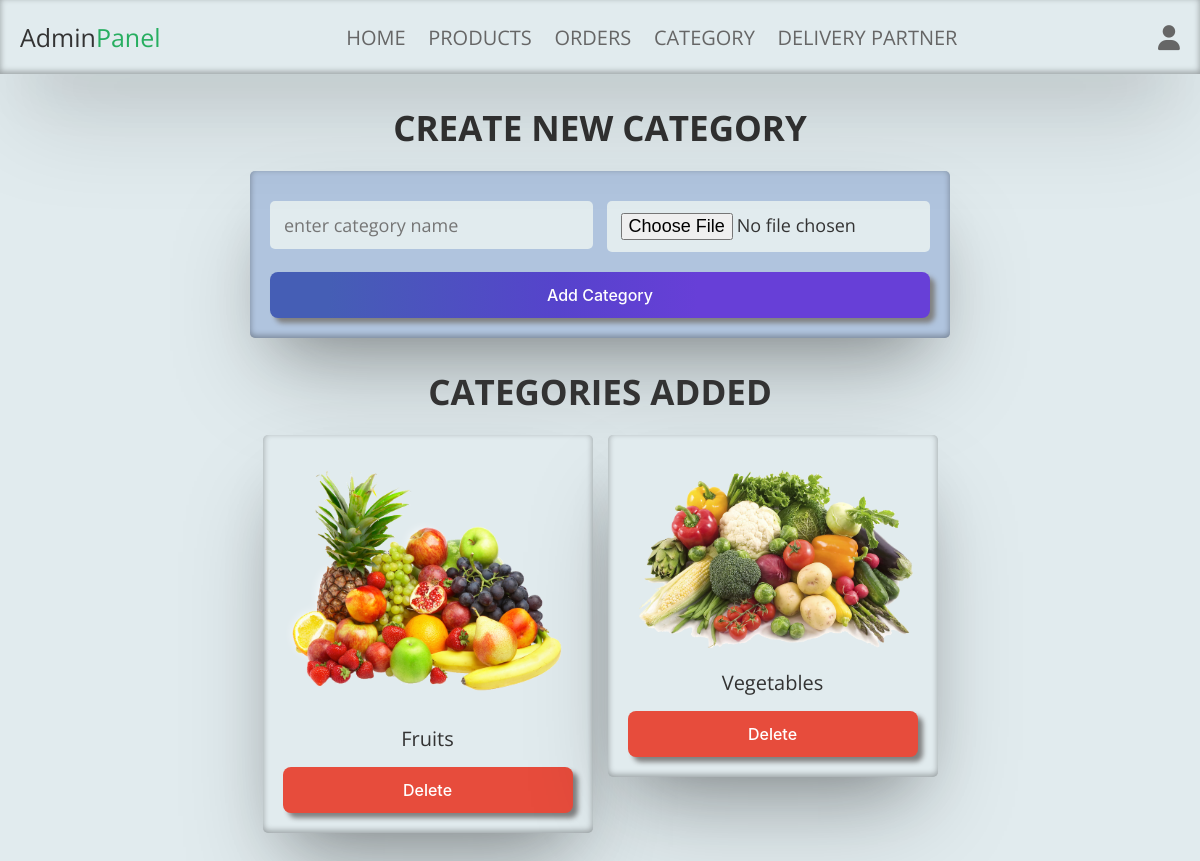
/admin_category.php (signed in), run on the app's committed database.
### tables this page shows
CREATE TABLE `category` (
  `id` int(100) NOT NULL,
  `name` varchar(100) NOT NULL,
  `image` varchar(100) NOT NULL
);

### admin_category.php (the view, shortened to what this page needs)
<?php
@include 'config.php';
?>
<!DOCTYPE html>
<html lang="en">
<head>
   <link rel="stylesheet" href="https://cdnjs.cloudflare.com/ajax/libs/font-awesome/6.1.1/css/all.min.css">
   <link rel="stylesheet" href="css/admin_style.css">
</head>
<body class="category">
<?php include 'admin_header.php'; ?>
<section class="add-products">
   <h1 class="title">Create new Category</h1>
   <form action="" method="POST" enctype="multipart/form-data">
      <div class="flex">
         <div class="inputBox">
         <input type="text" name="name" class="box" required placeholder="enter category name">
         </div>
         <div class="inputBox">
         <input type="file" name="image" required class="box" accept="image/jpg, image/jpeg, image/png">
         </div>
      </div>
      <input type="submit" class="btn" value="add category" name="add_category">
   </form>
</section>
<section class="show-products">
   <h1 class="title">Categories Added</h1>
   <div class="box-container">
   <?php
      $show_products = $conn->prepare("SELECT * FROM `category`");
      $show_products->execute();
      if($show_products->rowCount() > 0){
         while($fetch_products = $show_products->fetch(PDO::FETCH_ASSOC)){
   ?>
   <div class="box">
      <img src="uploaded_img/<?= $fetch_products['image']; ?>" alt="">
      <div class="name"><?= $fetch_products['name']; ?></div>
      <div class="flex-btn">
         <a href="admin_category.php?delete=<?= $fetch_products['id']; ?>" class="delete-btn" onclick="return confirm('Delete this product?');">Delete</a>
      </div>
   </div>
   <?php
      }
   }else{
      echo '<p class="empty">No products added yet!</p>';
   }
   ?>
   </div>
</section>
</body>
</html>

### css/admin_style.css (style rules this page uses)
:root { --color-1:#B0C4DE; --color-2: #E1EBEE; --box-shadow:rgba(7, 7, 7, 0.25) 0px 50px 100px -20px, rgba(0, 0, 0, 0.3) 0px 30px 60px -30px, rgba(7, 7, 7, 0.35) 0px -2px 6px 0px inset; }
body , .adminheader { background-color: var(--color-2); }
.add-products form { max-width: 70rem; padding:2rem; margin:0 auto; text-align: center; box-shadow: var(--box-shadow); background-color: var(--color-1); border-radius: .5rem; }
.add-products form .flex { display: flex; justify-content: space-between; flex-wrap: wrap; }
.add-products form .flex .inputBox { width: 49%; }
.add-products form .box { width: 100%; margin:1rem 0; padding:1.2rem 1.4rem; font-size: 1.8rem; color:var(--black); border-radius: .5rem; background-color: var(--color-2); }
.show-products { padding-top: 0; }
.show-products .box-container { display: grid; grid-template-columns: repeat(auto-fit, 33rem); gap:1.5rem; align-items: flex-start; justify-content:center; }
.show-products .box-container .box { text-align: center; box-shadow: var(--box-shadow); background-color: var(--color-2); border-radius: .5rem; padding:2rem; position: relative; }
.show-products .box-container .box img { width: 100%; margin-bottom: 1rem; }
.show-products .box-container .box .name { margin:.5rem 0; font-size: 2rem; color:var(--black); }

### css/components.css (style rules this page uses)
:root { --green:#27ae60; --orange:#f39c12; --red:#e74c3c; --black:#333; --light-color:#666; --white:#fff; --light-bg:#f6f6f6; --border:.2rem solid var(--black); --color-1:#B0C4DE; --color-2: #E1EBEE; --box-shadow:0 .5rem 1rem rgba(0,0,0,.1); }
* { font-family: 'Open Sans', sans-serif; margin:0; padding:0; box-sizing: border-box; outline: none; border:none; text-decoration: none; color:var(--black); }
body { background-color: var(--light-bg); }
html { font-size: 62.5%; overflow-x: hidden; scroll-behavior: smooth; scroll-padding-top: 6.5rem; }
section { padding:3rem 2rem; max-width: 1200px; margin:0 auto; }
.btn, .delete-btn, .option-btn { display: block; width: 100%; margin-top: 1rem; border-radius: .5rem; padding:1.3rem 3rem; text-transform: capitalize; cursor: pointer; text-align: center; border-radius: 8px; border-style: none; box-sizing: border-box; color: #FFFFFF; cursor: pointer; flex-shrink: 0; font-family: "Inter UI","SF Pro Display",-apple-system,BlinkMacSystemFont,"Segoe UI",Roboto,Oxygen,Ubuntu,Cantarell,"Open Sans","Helvetica Neue",sans-serif; font-size: 16px; font-weight: 500; box-shadow: 5px 5px 5px gray; user-select: none; -webkit-user-select: none; touch-action: manipulation; }
.btn { background-image: linear-gradient(92.88deg, #455EB5 9.16%, #5643CC 43.89%, #673FD7 64.72%); }
.delete-btn { background-color: var(--red); }
.flex-btn { display: flex; flex-wrap: wrap; gap:1rem; }
.flex-btn > * { flex:1; }
.title { text-align: center; margin-bottom: 2rem; text-transform: uppercase; color:var(--black); font-size: 3.5rem; }

### data on the page
category: image (picture), name "Fruits"
category: image (picture), name "Vegetables"
